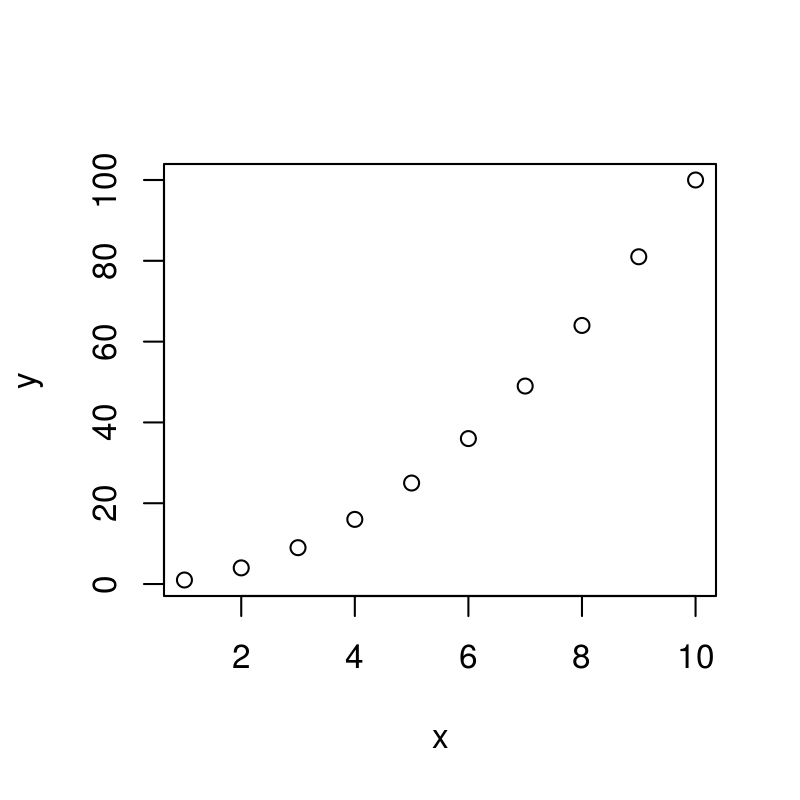

Generate this figure with R:
rm(list = ls())

x <- 1:10
y <- x^2

if(!interactive()) png('01_exampleFigure.png', width = 4, height = 4, units = 'in', res = 200, pointsize = 12)
plot(x, y)
if(!interactive()) dev.off()
